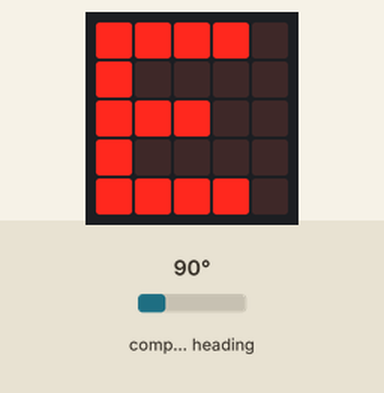
Simulated run of this program. Board: BBC micro:bit (MakeCode). On the bench: the board's 5×5 LED display. The test bench sets the inputs (shaded band); at power-on: compass heading 90°. The compass is already calibrated.

Above: at 1.2 s.
1.3 s: compass heading set to 47°
2.8 s: compass heading set to 39°
At 3.8 s:
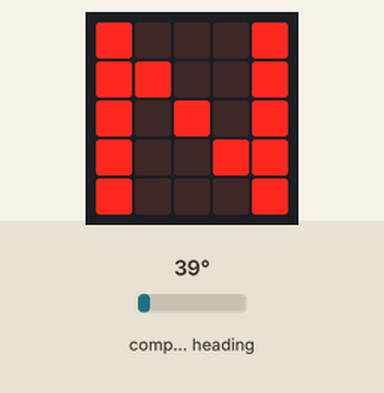
4.5 s: compass heading set to 180°
At 5.3 s:
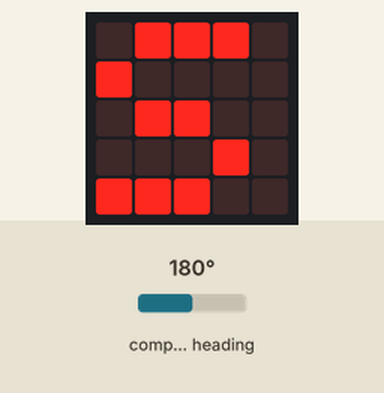
6.1 s: compass heading set to 219°
7.6 s: compass heading set to 230°
At 8.1 s:
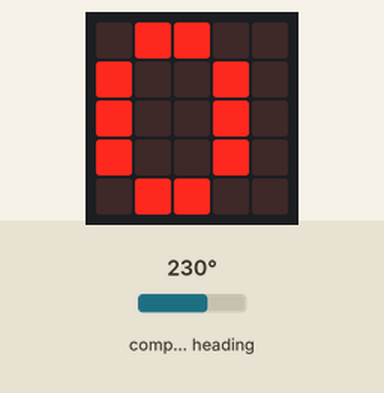
9.2 s: compass heading set to 7°
At 9.6 s:
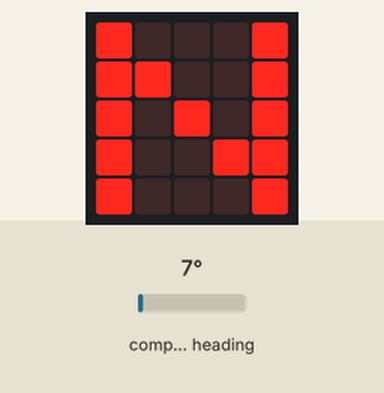
Timing chart, 0 to 11.7 s (numbered marks = the images above; inputs shaded):
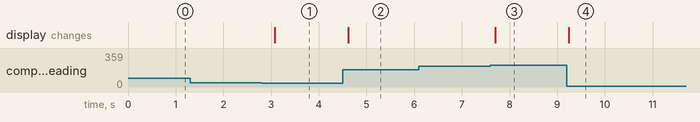

The program:

main.ts
```typescript
let de = 0
basic.forever(function () {
    de = input.compassHeading()
    if (de < 45) {
        basic.showString("N")
    } else if (de < 135) {
        basic.showString("E")
    } else if (de < 225) {
        basic.showString("S")
    } else if (de < 315) {
        basic.showString("O")
    } else {
        basic.showString("N")
    }
})
```

test.ts
```typescript
// les tests vont ici ; cela ne sera pas compilé si ce paquet est utilisé en tant qu'extension.
```

Measured:
- the behaviour switches between 45 and 44° on compass heading (found by bisection; images 0 and 1)
- the behaviour switches between 224 and 225° on compass heading (found by bisection; images 2 and 3)
- after the input at 1.3 s, every drawn part: stays the same
- after the input at 2.8 s, the display: changes after 0.28 s (image 1)
- after the input at 4.5 s, the display: changes after 0.12 s (image 2)
- after the input at 6.1 s, every drawn part: stays the same
- after the input at 7.6 s, the display: changes after 0.10 s (image 3)
- after the input at 9.2 s, the display: changes at once (image 4)
